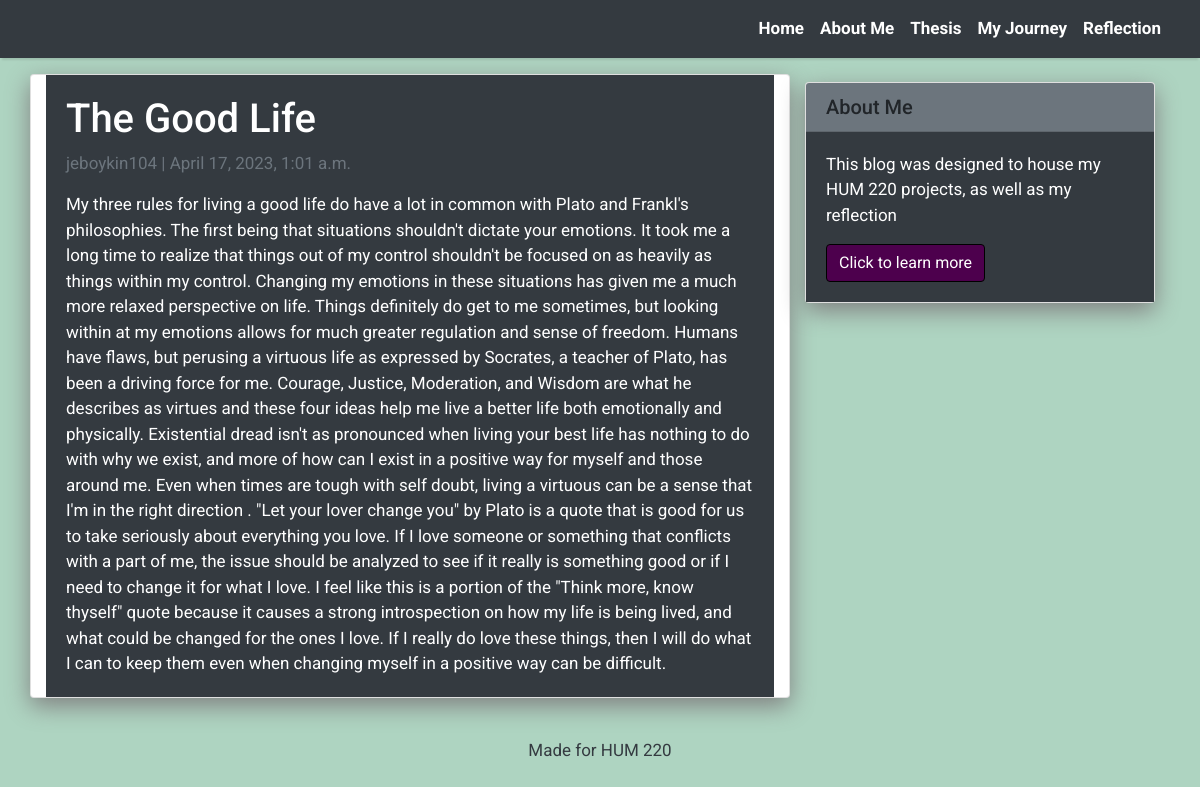
/the-good-life/, run on the app's committed database.
### capstone/models.py (models this page shows, shortened)
class Post(models.Model):
    title = models.CharField(max_length=200, unique=True)
    slug = models.SlugField(max_length=200, unique=True)
    author = models.ForeignKey(User, on_delete= models.CASCADE,related_name='blog_posts')
    updated_on = models.DateTimeField(auto_now= True)
    content = models.TextField()
    created_on = models.DateTimeField(auto_now_add=True)
    status = models.IntegerField(choices=STATUS, default=0)
    class Meta:
        ordering = ['-created_on']

### capstone/views.py (the view)
# urls.py: path('<slug:slug>/', views.PostDetail.as_view(), name='post_detail'),
class PostDetail(generic.DetailView):
    model = Post
    template_name = 'post_detail.html'

### templates/post_detail.html
{% extends 'base.html' %} {% block content %}
<div class="container">
  <div class="row">
    <div class="col-md-8 card mb-4  mt-3 left  top">
      <div class="card-body bg-dark text-white">
        <h1>{% block title %} {{ object.title }} {% endblock title %}</h1>
        <p class=" text-muted">{{ post.author }} | {{ post.created_on }}</p>
        <p class="card-text ">{{ object.content | safe }}</p>
      </div>
    </div>
    {% block sidebar %} {% include 'sidebar.html' %} {% endblock sidebar %}
  </div>
</div>
{% endblock content %}

### templates/base.html (style rules this page uses)
body { font-family: "Roboto", sans-serif; font-size: 17px; background-color: #AED4C1; }

### templates/sidebar.html (style rules this page uses)
.card { box-shadow: 0 8px 24px gray; }

### data on the page
Post: title "The Good Life", author "jeboykin104", created_on "April 17, 2023, 1:01 a.m.", content "My three rules for living a good life do have a lot in common with Plato and Frankl's philosophies. The first being that situations shouldn't dictate your emotions. It took me a long time to realize that things out of my control shouldn't be focused on as heavily as things within my control. Changing my emotions in these situations has given me a much more relaxed perspective on life. Things definitely do get to me sometimes, but looking within at my emotions allows for much greater regulation and sense of freedom. Humans have flaws, but perusing a virtuous life as expressed by Socrates, a teacher of Plato, has been a driving force for me. Courage, Justice, Moderation, and Wisdom are what…"
